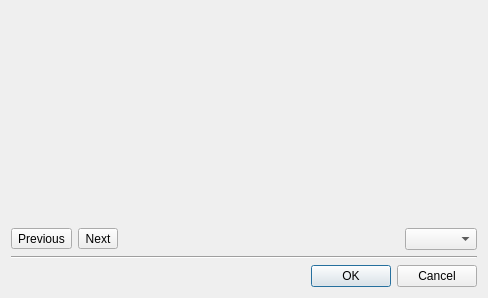
<?xml version="1.0" encoding="UTF-8"?>
<ui version="4.0">
 <class>BoardSearchDialog</class>
 <widget class="QDialog" name="BoardSearchDialog">
  <property name="geometry">
   <rect>
    <x>0</x>
    <y>0</y>
    <width>488</width>
    <height>298</height>
   </rect>
  </property>
  <property name="windowTitle">
   <string>Search Board</string>
  </property>
  <layout class="QVBoxLayout" name="verticalLayout">
   <item>
    <layout class="QHBoxLayout" name="boardLayout">
     <item>
      <layout class="QHBoxLayout" name="horizontalLayout">
       <item>
        <widget class="BoardView" name="boardView" native="true">
         <property name="sizePolicy">
          <sizepolicy hsizetype="Expanding" vsizetype="Expanding">
           <horstretch>0</horstretch>
           <verstretch>0</verstretch>
          </sizepolicy>
         </property>
        </widget>
       </item>
      </layout>
     </item>
    </layout>
   </item>
   <item>
    <layout class="QHBoxLayout" name="horizontalLayout_3">
     <item>
      <widget class="QToolButton" name="btLeft">
       <property name="toolTip">
        <string>Previous</string>
       </property>
       <property name="text">
        <string>Previous</string>
       </property>
       <property name="icon">
        <iconset resource="../../resources.qrc">
         <normaloff>:/images/prev.png</normaloff>:/images/prev.png</iconset>
       </property>
      </widget>
     </item>
     <item>
      <widget class="QToolButton" name="btRight">
       <property name="toolTip">
        <string>Next</string>
       </property>
       <property name="text">
        <string>Next</string>
       </property>
       <property name="icon">
        <iconset resource="../../resources.qrc">
         <normaloff>:/images/next.png</normaloff>:/images/next.png</iconset>
       </property>
      </widget>
     </item>
     <item>
      <spacer name="horizontalSpacer">
       <property name="orientation">
        <enum>Qt::Horizontal</enum>
       </property>
       <property name="sizeHint" stdset="0">
        <size>
         <width>40</width>
         <height>20</height>
        </size>
       </property>
      </spacer>
     </item>
     <item>
      <widget class="QComboBox" name="modeCombo">
       <property name="sizePolicy">
        <sizepolicy hsizetype="Preferred" vsizetype="Preferred">
         <horstretch>0</horstretch>
         <verstretch>0</verstretch>
        </sizepolicy>
       </property>
      </widget>
     </item>
    </layout>
   </item>
   <item>
    <widget class="Line" name="line">
     <property name="orientation">
      <enum>Qt::Horizontal</enum>
     </property>
    </widget>
   </item>
   <item>
    <layout class="QHBoxLayout" name="horizontalLayout_2">
     <item>
      <widget class="QDialogButtonBox" name="buttonBox">
       <property name="standardButtons">
        <set>QDialogButtonBox::Cancel|QDialogButtonBox::Ok</set>
       </property>
      </widget>
     </item>
    </layout>
   </item>
  </layout>
 </widget>
 <customwidgets>
  <customwidget>
   <class>BoardView</class>
   <extends>QWidget</extends>
   <header>boardview.h</header>
  </customwidget>
 </customwidgets>
 <resources>
  <include location="../../resources.qrc"/>
 </resources>
 <connections>
  <connection>
   <sender>buttonBox</sender>
   <signal>accepted()</signal>
   <receiver>BoardSearchDialog</receiver>
   <slot>accept()</slot>
   <hints>
    <hint type="sourcelabel">
     <x>243</x>
     <y>269</y>
    </hint>
    <hint type="destinationlabel">
     <x>243</x>
     <y>148</y>
    </hint>
   </hints>
  </connection>
  <connection>
   <sender>buttonBox</sender>
   <signal>rejected()</signal>
   <receiver>BoardSearchDialog</receiver>
   <slot>reject()</slot>
   <hints>
    <hint type="sourcelabel">
     <x>243</x>
     <y>269</y>
    </hint>
    <hint type="destinationlabel">
     <x>243</x>
     <y>148</y>
    </hint>
   </hints>
  </connection>
 </connections>
</ui>
